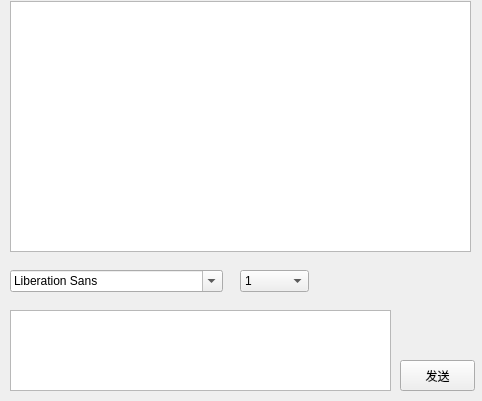
<?xml version="1.0" encoding="UTF-8"?>
<ui version="4.0">
 <class>OBSBasicChartRoom</class>
 <widget class="QMainWindow" name="OBSBasicChartRoom">
  <property name="enabled">
   <bool>true</bool>
  </property>
  <property name="geometry">
   <rect>
    <x>0</x>
    <y>0</y>
    <width>482</width>
    <height>401</height>
   </rect>
  </property>
  <property name="windowTitle">
   <string>群聊窗口</string>
  </property>
  <widget class="QWidget" name="centralwidget">
   <widget class="QPushButton" name="m_btnSend">
    <property name="geometry">
     <rect>
      <x>400</x>
      <y>360</y>
      <width>75</width>
      <height>31</height>
     </rect>
    </property>
    <property name="text">
     <string>发送</string>
    </property>
   </widget>
   <widget class="QTextEdit" name="m_editSendMsg">
    <property name="geometry">
     <rect>
      <x>10</x>
      <y>310</y>
      <width>381</width>
      <height>81</height>
     </rect>
    </property>
   </widget>
   <widget class="QFontComboBox" name="m_fontComBox">
    <property name="geometry">
     <rect>
      <x>10</x>
      <y>270</y>
      <width>213</width>
      <height>22</height>
     </rect>
    </property>
   </widget>
   <widget class="QComboBox" name="m_comboxSize">
    <property name="geometry">
     <rect>
      <x>240</x>
      <y>270</y>
      <width>69</width>
      <height>22</height>
     </rect>
    </property>
    <item>
     <property name="text">
      <string>1</string>
     </property>
    </item>
    <item>
     <property name="text">
      <string>2</string>
     </property>
    </item>
    <item>
     <property name="text">
      <string>3</string>
     </property>
    </item>
    <item>
     <property name="text">
      <string>4</string>
     </property>
    </item>
    <item>
     <property name="text">
      <string>5</string>
     </property>
    </item>
    <item>
     <property name="text">
      <string>6</string>
     </property>
    </item>
    <item>
     <property name="text">
      <string>7</string>
     </property>
    </item>
    <item>
     <property name="text">
      <string>8</string>
     </property>
    </item>
    <item>
     <property name="text">
      <string>9</string>
     </property>
    </item>
    <item>
     <property name="text">
      <string>10</string>
     </property>
    </item>
    <item>
     <property name="text">
      <string>11</string>
     </property>
    </item>
    <item>
     <property name="text">
      <string>12</string>
     </property>
    </item>
    <item>
     <property name="text">
      <string>13</string>
     </property>
    </item>
    <item>
     <property name="text">
      <string>14</string>
     </property>
    </item>
    <item>
     <property name="text">
      <string>15</string>
     </property>
    </item>
    <item>
     <property name="text">
      <string>16</string>
     </property>
    </item>
    <item>
     <property name="text">
      <string>17</string>
     </property>
    </item>
    <item>
     <property name="text">
      <string>18</string>
     </property>
    </item>
    <item>
     <property name="text">
      <string>19</string>
     </property>
    </item>
    <item>
     <property name="text">
      <string>20</string>
     </property>
    </item>
    <item>
     <property name="text">
      <string>21</string>
     </property>
    </item>
    <item>
     <property name="text">
      <string>22</string>
     </property>
    </item>
    <item>
     <property name="text">
      <string>23</string>
     </property>
    </item>
    <item>
     <property name="text">
      <string>24</string>
     </property>
    </item>
    <item>
     <property name="text">
      <string>25</string>
     </property>
    </item>
    <item>
     <property name="text">
      <string>26</string>
     </property>
    </item>
    <item>
     <property name="text">
      <string>27</string>
     </property>
    </item>
    <item>
     <property name="text">
      <string>28</string>
     </property>
    </item>
    <item>
     <property name="text">
      <string>29</string>
     </property>
    </item>
    <item>
     <property name="text">
      <string>30</string>
     </property>
    </item>
    <item>
     <property name="text">
      <string>31</string>
     </property>
    </item>
    <item>
     <property name="text">
      <string>32</string>
     </property>
    </item>
   </widget>
   <widget class="QTextBrowser" name="textBrowser">
    <property name="geometry">
     <rect>
      <x>10</x>
      <y>1</y>
      <width>461</width>
      <height>251</height>
     </rect>
    </property>
   </widget>
  </widget>
 </widget>
 <resources/>
 <connections/>
</ui>
